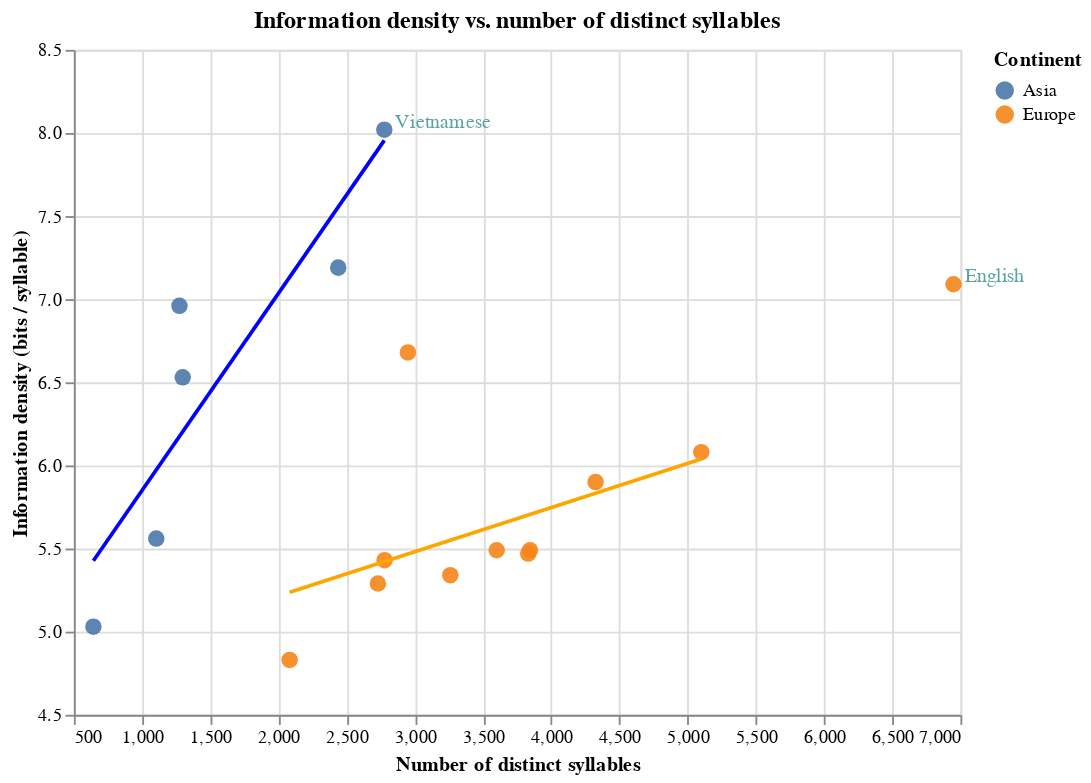

Notebook source saved alongside this figure:
### Markdown cell above
<div class="alert alert-info" style="color:black">

### Question 1.1
rubric={accuracy:1,visualization:1}

<h4>Python</h4>
<ol type="1">
<li>Create a scatterplot of the information density of each language versus its number of distinct syllabus. Zoom in to the extent of the data instead of forcing zero to be in the axis.</li>
<li>You will notice that the data appears to cluster in groups in the scatter plot. Can you find a categorical variable in this dataframe that roughly explains this clustering? Color the points in the plot you just created according that variable and add a suitable trend line for each cluster. If there are any points that seem to be outliers, avoid overfitting the trendline to them.</li>
<li>If you think any particular data points deviate from their cluster, label them with their language name in the plot.</li>
</ol>

</div>

### Code cell
# YOUR ANSWER GOES HERE
import pandas as pd 

languages   = pd.read_csv("languages.csv")
spoken      = pd.read_csv("spoken-texts.csv")

base = alt.Chart(languages).encode(
    x=alt.X("distinct_syllables:Q", scale=alt.Scale(zero=False), title="Number of distinct syllables"),
    y=alt.Y("information_density:Q", scale=alt.Scale(zero=False), title="Information density (bits / syllable)"),
)

# Scatter
scatter = base.mark_circle(size=80, opacity=0.9).encode(
    color=alt.Color("continent:N", legend=alt.Legend(title="Continent")),
    tooltip=["language", "continent", "information_density", "distinct_syllables"]
).properties(
    width=480,
    height=360,
    title="Information density vs. number of distinct syllables"
)

# Trend
trend1 = alt.Chart(languages[(languages["distinct_syllables"] < 6000) & (languages["continent"] == "Asia")]).transform_regression(
    "distinct_syllables", "information_density"
).mark_line(size=2).encode(
    x="distinct_syllables:Q",
    y="information_density:Q",
    color=alt.value("blue")
)

trend2 = alt.Chart(languages[(languages["distinct_syllables"] < 6000) & (languages["continent"] == "Europe")]).transform_regression(
    "distinct_syllables", "information_density"
).mark_line(size=2).encode(
    x="distinct_syllables:Q",
    y="information_density:Q",
    color=alt.value("orange")    
)
 
# Label
labels = alt.Chart(languages.query(
    "language in ['Vietnamese', 'English']"
)).mark_text(
    align="left", baseline="middle", dx=6, dy=-4, fontSize=11
).encode(
    x="distinct_syllables:Q",
    y="information_density:Q",
    text="language",
    color=alt.value("#127c77b2")
)

plot1= (scatter + trend1 + trend2 + labels)

plot1

### Figure 1 — Vega specification as saved in the notebook (floating-point values rounded to 4 significant figures)
{"$schema": "https://vega.github.io/schema/vega/v6.json", "data": [{"name": "_server_source_1", "values": [{"iso_lang": "CMN", "language": "Mandarin", "information_density": 6.96, "distinct_syllables": 1274, "continent": "Asia", "__index_level_0__": 1}, {"iso_lang": "JPN", "language": "Japanese", "information_density": 5.03, "distinct_syllables": 643, "continent": "Asia", "__index_level_0__": 9}, {"iso_lang": "KOR", "language": "Korean", "information_density": 5.56, "distinct_syllables": 1104, "continent": "Asia", "__index_level_0__": 10}, {"iso_lang": "THA", "language": "Thai", "information_density": 7.19, "distinct_syllables": 2438, "continent": "Asia", "__index_level_0__": 13}, {"iso_lang": "VIE", "language": "Vietnamese", "information_density": 8.02, "distinct_syllables": 2776, "continent": "Asia", "__index_level_0__": 15}, {"iso_lang": "YUE", "language": "Cantonese", "information_density": 6.53, "distinct_syllables": 1298, "continent": "Asia", "__index_level_0__": 16}]}, {"name": "_server_source_2", "values": [{"iso_lang": "CAT", "language": "Catalan", "information_density": 5.49, "distinct_syllables": 3600, "continent": "Europe", "__index_level_0__": 0}, {"iso_lang": "DEU", "language": "German", "information_density": 6.08, "distinct_syllables": 5100, "continent": "Europe", "__index_level_0__": 2}, {"iso_lang": "EUS", "language": "Basque", "information_density": 4.83, "distinct_syllables": 2082, "continent": "Europe", "__index_level_0__": 4}, {"iso_lang": "FIN", "language": "Finnish", "information_density": 5.49, "distinct_syllables": 3844, "continent": "Europe", "__index_level_0__": 5}, {"iso_lang": "FRA", "language": "French", "information_density": 6.68, "distinct_syllables": 2949, "continent": "Europe", "__index_level_0__": 6}, {"iso_lang": "HUN", "language": "Hungarian", "information_density": 5.9, "distinct_syllables": 4325, "continent": "Europe", "__index_level_0__": 7}, {"iso_lang": "ITA", "language": "Italian", "information_density": 5.29, "distinct_syllables": 2729, "continent": "Europe", "__index_level_0__": 8}, {"iso_lang": "SPA", "language": "Spanish", "information_density": 5.43, "distinct_syllables": 2778, "continent": "Europe", "__index_level_0__": 11}, {"iso_lang": "SRP", "language": "Serbian", "information_density": 5.47, "distinct_syllables": 3831, "continent": "Europe", "__index_level_0__": 12}, {"iso_lang": "TUR", "language": "Turkish", "information_density": 5.34, "distinct_syllables": 3260, "continent": "Europe", "__index_level_0__": 14}]}, {"name": "source_0", "values": [{"continent": "Europe", "distinct_syllables": 3600, "information_density": 5.49, "language": "Catalan"}, {"continent": "Asia", "distinct_syllables": 1274, "information_density": 6.96, "language": "Mandarin"}, {"continent": "Europe", "distinct_syllables": 5100, "information_density": 6.08, "language": "German"}, {"continent": "Europe", "distinct_syllables": 6949, "information_density": 7.09, "language": "English"}, {"continent": "Europe", "distinct_syllables": 2082, "information_density": 4.83, "language": "Basque"}, {"continent": "Europe", "distinct_syllables": 3844, "information_density": 5.49, "language": "Finnish"}, {"continent": "Europe", "distinct_syllables": 2949, "information_density": 6.68, "language": "French"}, {"continent": "Europe", "distinct_syllables": 4325, "information_density": 5.9, "language": "Hungarian"}, {"continent": "Europe", "distinct_syllables": 2729, "information_density": 5.29, "language": "Italian"}, {"continent": "Asia", "distinct_syllables": 643, "information_density": 5.03, "language": "Japanese"}, {"continent": "Asia", "distinct_syllables": 1104, "information_density": 5.56, "language": "Korean"}, {"continent": "Europe", "distinct_syllables": 2778, "information_density": 5.43, "language": "Spanish"}, {"continent": "Europe", "distinct_syllables": 3831, "information_density": 5.47, "language": "Serbian"}, {"continent": "Asia", "distinct_syllables": 2438, "information_density": 7.19, "language": "Thai"}, {"continent": "Europe", "distinct_syllables": 3260, "information_density": 5.34, "language": "Turkish"}, {"continent": "Asia", "distinct_syllables": 2776, "information_density": 8.02, "language": "Vietnamese"}, {"continent": "Asia", "distinct_syllables": 1298, "information_density": 6.53, "language": "Cantonese"}]}, {"name": "source_1", "source": "_server_source_1", "transform": [{"type": "regression", "as": ["distinct_syllables", "information_density"], "x": "distinct_syllables", "y": "information_density"}, {"type": "project", "fields": ["distinct_syllables", "information_density"]}]}, {"name": "source_2", "source": "_server_source_2", "transform": [{"type": "regression", "y": "information_density", "x": "distinct_syllables", "as": ["distinct_syllables", "information_density"]}, {"type": "project", "fields": ["distinct_syllables", "information_density"]}]}, {"name": "source_3", "values": [{"distinct_syllables": 6949, "information_density": 7.09, "language": "English"}, {"distinct_syllables": 2776, "information_density": 8.02, "language": "Vietnamese"}]}, {"name": "source_0_color_domain_continent", "values": [{"continent": "Europe"}, {"continent": "Asia"}]}], "marks": [{"type": "symbol", "name": "layer_0_marks", "from": {"data": "source_0"}, "encode": {"update": {"opacity": {"value": 0.9}, "y": {"field": "information_density", "scale": "y"}, "x": {"field": "distinct_syllables", "scale": "x"}, "tooltip": {"signal": "{\"language\": isValid(datum[\"language\"]) ? datum[\"language\"] : \"\"+datum[\"language\"], \"continent\": isValid(datum[\"continent\"]) ? datum[\"continent\"] : \"\"+datum[\"continent\"], \"information_density\": format(datum[\"information_density\"], \"\"), \"distinct_syllables\": format(datum[\"distinct_syllables\"], \"\")}"}, "size": {"value": 80}, "fill": {"field": "continent", "scale": "color"}, "shape": {"value": "circle"}}}, "style": ["circle"]}, {"type": "line", "name": "layer_1_marks", "from": {"data": "source_1"}, "sort": {"field": "x"}, "encode": {"update": {"strokeWidth": {"value": 2}, "stroke": {"value": "blue"}, "y": {"field": "information_density", "scale": "y"}, "x": {"field": "distinct_syllables", "scale": "x"}, "defined": {"signal": "isValid(datum[\"distinct_syllables\"]) && isFinite(+datum[\"distinct_syllables\"]) && isValid(datum[\"information_density\"]) && isFinite(+datum[\"information_density\"])"}}}, "style": ["line"]}, {"type": "line", "name": "layer_2_marks", "from": {"data": "source_2"}, "sort": {"field": "x"}, "encode": {"update": {"defined": {"signal": "isValid(datum[\"distinct_syllables\"]) && isFinite(+datum[\"distinct_syllables\"]) && isValid(datum[\"information_density\"]) && isFinite(+datum[\"information_density\"])"}, "strokeWidth": {"value": 2}, "x": {"field": "distinct_syllables", "scale": "x"}, "stroke": {"value": "orange"}, "y": {"field": "information_density", "scale": "y"}}}, "style": ["line"]}, {"type": "text", "name": "layer_3_marks", "from": {"data": "source_3"}, "encode": {"update": {"dx": {"value": 6}, "x": {"field": "distinct_syllables", "scale": "x"}, "fill": {"value": "#127c77b2"}, "fontSize": {"value": 11}, "align": {"value": "left"}, "y": {"field": "information_density", "scale": "y"}, "baseline": {"value": "middle"}, "dy": {"value": -4}, "text": {"signal": "isValid(datum[\"language\"]) ? datum[\"language\"] : \"\"+datum[\"language\"]"}}}, "style": ["text"]}], "scales": [{"name": "x", "type": "linear", "domain": {"fields": [{"data": "source_0", "field": "distinct_syllables"}, {"data": "source_1", "field": "distinct_syllables"}, {"data": "source_2", "field": "distinct_syllables"}, {"data": "source_3", "field": "distinct_syllables"}]}, "range": [0, {"signal": "width"}], "zero": false, "nice": true}, {"name": "y", "type": "linear", "domain": {"fields": [{"data": "source_0", "field": "information_density"}, {"data": "source_1", "field": "information_density"}, {"data": "source_2", "field": "information_density"}, {"data": "source_3", "field": "information_density"}]}, "range": [{"signal": "height"}, 0], "nice": true, "zero": false}, {"name": "color", "type": "ordinal", "domain": {"data": "source_0_color_domain_continent", "field": "continent", "sort": true}, "range": "category"}], "axes": [{"scale": "x", "ticks": false, "domain": false, "gridScale": "y", "orient": "bottom", "tickCount": {"signal": "ceil(width/40)"}, "labels": false, "minExtent": 0, "grid": true, "aria": false, "zindex": 0, "maxExtent": 0}, {"scale": "y", "minExtent": 0, "labels": false, "zindex": 0, "maxExtent": 0, "grid": true, "tickCount": {"signal": "ceil(height/40)"}, "ticks": false, "orient": "left", "gridScale": "x", "aria": false, "domain": false}, {"scale": "x", "orient": "bottom", "labelFlush": true, "labelOverlap": true, "title": "Number of distinct syllables", "tickCount": {"signal": "ceil(width/40)"}, "zindex": 0, "grid": false}, {"scale": "y", "zindex": 0, "tickCount": {"signal": "ceil(height/40)"}, "labelOverlap": true, "orient": "left", "title": "Information density (bits / syllable)", "grid": false}], "title": {"text": "Information density vs. number of distinct syllables", "frame": "group"}, "width": 480, "padding": 5, "height": 360, "style": "cell", "background": "white", "legends": [{"title": "Continent", "fill": "color", "symbolType": "circle", "encode": {"symbols": {"update": {"opacity": {"value": 0.9}}}}}]}
